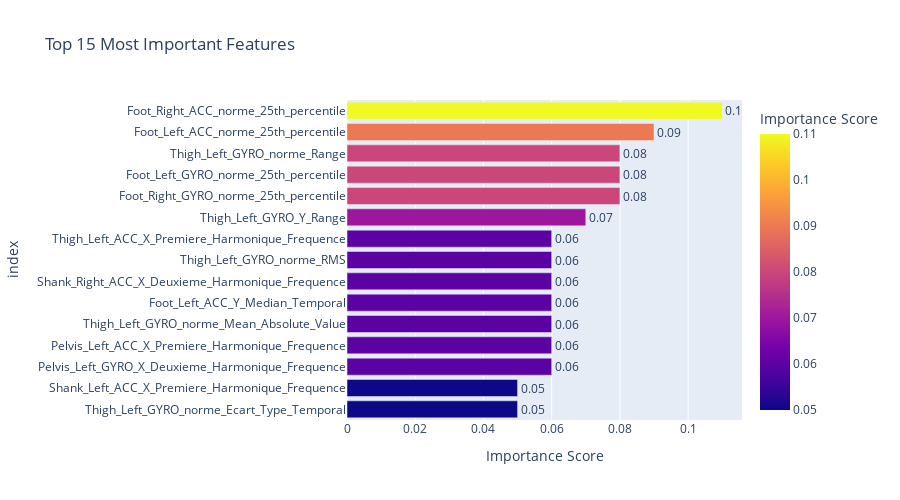

Here is the notebook cell this chart was saved with:
### Markdown cell above
# Relief F avec un resample manuel

### Code cell
import pandas as pd
from sklearn.preprocessing import StandardScaler
from sklearn.model_selection import train_test_split
from skrebate import ReliefF
import plotly.express as px

def apply_resampling_pipeline(filepath):
    data = pd.read_csv(filepath)
    data_filtered = data.dropna(axis=1)
    data_filtered = data_filtered[data_filtered['label'] != 'transitionNoFog']
    X = data_filtered.drop('label', axis=1)
    y = data_filtered['label'].apply(lambda x: 1 if x in ['fog', 'transitionFog'] else 0)
    
    #réinitialiser l'index après le filtrage
    X.reset_index(drop=True, inplace=True)
    y.reset_index(drop=True, inplace=True)
    
    #Normalisation
    scaler = StandardScaler()
    X_scaled = pd.DataFrame(scaler.fit_transform(X), columns=X.columns)  
    X_train, X_test, y_train, y_test = train_test_split(X_scaled, y, test_size=0.3, shuffle=True, stratify=y, random_state=42)
    
    # Afficher la distribution avant le resampling
    print("Distribution before resampling:")
    print(y_train.value_counts())
    
    # Déterminer le ratio de sous-échantillonnage
    smote = SMOTE(sampling_strategy=0.9, random_state=42)
    under_sampler = RandomUnderSampler(sampling_strategy=0.9, random_state=42)
    pipeline = Pipeline([
        ('smote', smote),
        ('under_sampler', under_sampler)
    ])

    X_resampled, y_resampled = pipeline.fit_resample(X_train, y_train)
        # Afficher la distribution après le resampling
        
    # smo = SMOTE(random_state=42)),
    print("Distribution after resampling:")
    print(y_resampled.value_counts())
    print("Finished processing:", filepath)
    return X_resampled.reset_index(drop=True), y_resampled.reset_index(drop=True), X_test.reset_index(drop=True), y_test.reset_index(drop=True)

# Example usage
file_path = 'C:/Users/antho/Documents/MEMOIRE_M2/c3d_audeline/ON_OFF_all_features/P_P_1963-04-01_OFF_OFF_all_extraction_features.csv'
X_resampled, y_resampled, X_test, y_test = apply_resampling_pipeline(file_path)

# Assuming y_train is not a DataFrame
X_train_np = X_resampled.values
y_train_np = y_resampled.values if not isinstance(y_resampled, pd.DataFrame) else y_resampled['label'].values

reliefF = ReliefF()
reliefF.fit(X_train_np, y_train_np)
feature_scores = reliefF.feature_importances_
feature_importance_df = pd.DataFrame(feature_scores, index=X_resampled.columns, columns=["Importance"])
feature_importance_df.sort_values("Importance", ascending=False, inplace=True)

top_features = feature_importance_df.nlargest(30, 'Importance')
top_features['Importance'] = top_features['Importance'].round(2)

# Création du graphique en barres horizontales interactif avec Plotly
fig = px.bar(top_features, y=top_features.index, x='Importance', 
             text='Importance',  # Afficher les scores sur les barres
             orientation='h',  # Créer des barres horizontales
             labels={'y': 'Features', 'Importance': 'Importance Score'},
             title='Top 30 Most Important Features',
             color='Importance',  # Utiliser les valeurs d'importance pour la couleur
             height=500)  # Ajuster la hauteur si nécessaire

# Améliorer le format des textes sur les barres pour les arrondir
fig.update_traces(texttemplate='%{text:.2f}', textposition='outside')

# Inverser l'axe y pour que la caractéristique la plus importante soit en haut
fig.update_layout(yaxis={'categoryorder':'total ascending'})

# Afficher le graphique
fig.show()

### Figure 1 — Plotly figure (JSON) as saved in the notebook; plotly's stock layout.template omitted (floating-point values rounded to 4 significant figures)
{"data": [{"alignmentgroup": "True", "hovertemplate": "Importance Score=%{marker.color}<br>index=%{y}<extra></extra>", "legendgroup": "", "marker": {"color": [0.11, 0.09, 0.08, 0.08, 0.08, 0.07, 0.06, 0.06, 0.06, 0.06, 0.06, 0.06, 0.06, 0.05, 0.05], "coloraxis": "coloraxis", "pattern": {"shape": ""}}, "name": "", "offsetgroup": "", "orientation": "h", "showlegend": false, "text": [0.11, 0.09, 0.08, 0.08, 0.08, 0.07, 0.06, 0.06, 0.06, 0.06, 0.06, 0.06, 0.06, 0.05, 0.05], "textposition": "outside", "texttemplate": "%{text:.2f}", "type": "bar", "x": [0.11, 0.09, 0.08, 0.08, 0.08, 0.07, 0.06, 0.06, 0.06, 0.06, 0.06, 0.06, 0.06, 0.05, 0.05], "xaxis": "x", "y": ["Foot_Right_ACC_norme_25th_percentile", "Foot_Left_ACC_norme_25th_percentile", "Foot_Right_GYRO_norme_25th_percentile", "Foot_Left_GYRO_norme_25th_percentile", "Thigh_Left_GYRO_norme_Range", "Thigh_Left_GYRO_Y_Range", "Pelvis_Left_GYRO_X_Deuxieme_Harmonique_Frequence", "Pelvis_Left_ACC_X_Premiere_Harmonique_Frequence", "Thigh_Left_GYRO_norme_Mean_Absolute_Value", "Foot_Left_ACC_Y_Median_Temporal", "Shank_Right_ACC_X_Deuxieme_Harmonique_Frequence", "Thigh_Left_GYRO_norme_RMS", "Thigh_Left_ACC_X_Premiere_Harmonique_Frequence", "Thigh_Left_GYRO_norme_Ecart_Type_Temporal", "Shank_Left_ACC_X_Premiere_Harmonique_Frequence"], "yaxis": "y"}], "layout": {"barmode": "relative", "coloraxis": {"colorbar": {"title": {"text": "Importance Score"}}, "colorscale": [[0, "#0d0887"], [0.1111, "#46039f"], [0.2222, "#7201a8"], [0.3333, "#9c179e"], [0.4444, "#bd3786"], [0.5556, "#d8576b"], [0.6667, "#ed7953"], [0.7778, "#fb9f3a"], [0.8889, "#fdca26"], [1, "#f0f921"]]}, "height": 500, "legend": {"tracegroupgap": 0}, "title": {"text": "Top 15 Most Important Features"}, "xaxis": {"anchor": "y", "domain": [0, 1], "title": {"text": "Importance Score"}}, "yaxis": {"anchor": "x", "categoryorder": "total ascending", "domain": [0, 1], "title": {"text": "index"}}}}
